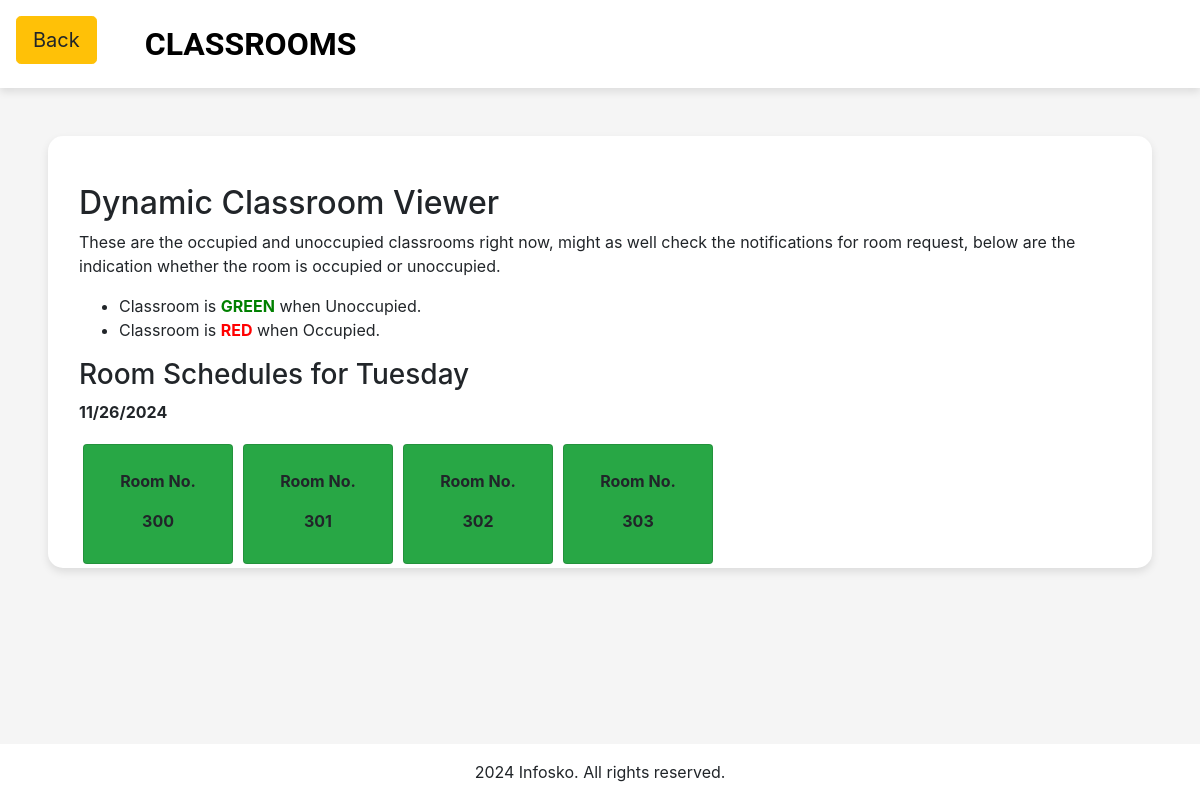
The app's page /classroom/, older data.
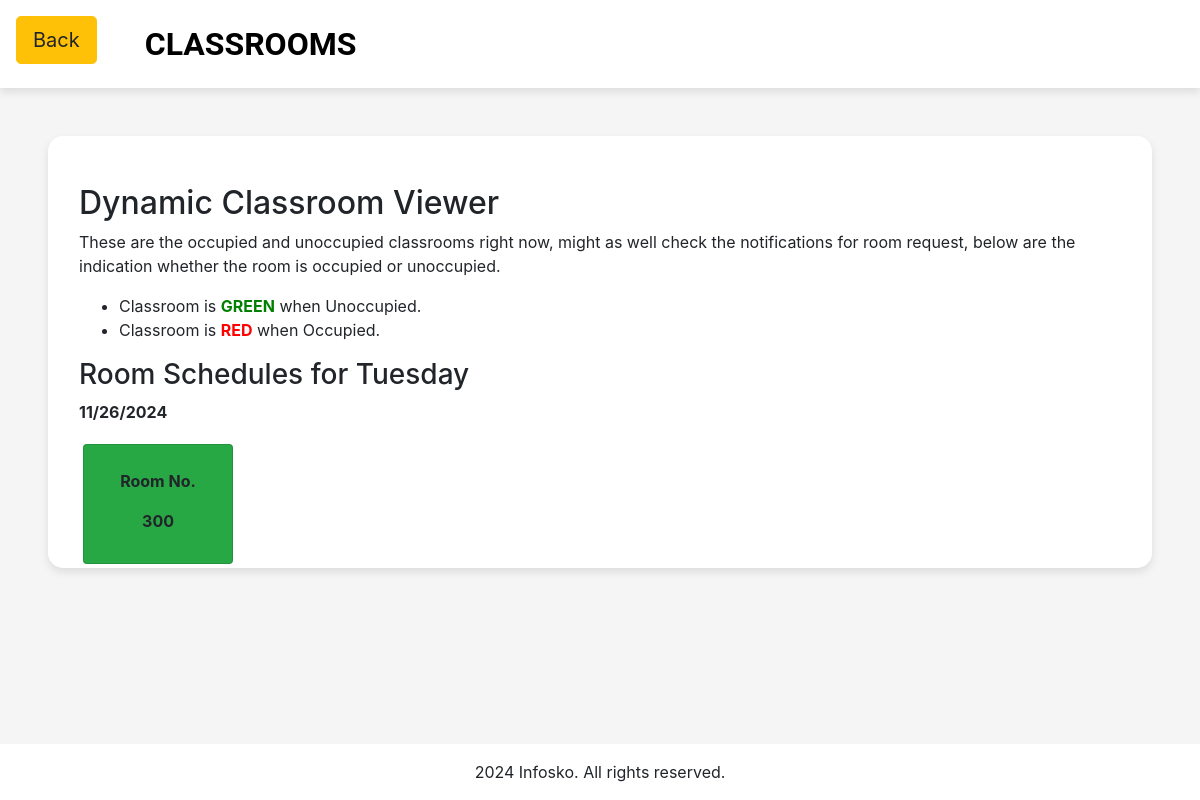
The same page, newer data.
### main/models.py (models this page shows, shortened)
class Room(models.Model):
    number = models.CharField(max_length=10)
    occupied = models.BooleanField(default=False)

### main/views.py (the view)
# urls.py: path('classroom/', classroom, name='classroom'),
def classroom(request):
    rooms = Room.objects.all()
    current_day = timezone.localtime().strftime('%A')
    schedules = RoomSchedule.objects.filter(day_of_week=current_day)
    return render(request, 'main/classroom.html', {'rooms': rooms, 'current_day': current_day, 'schedules': schedules})

### main/templates/main/classroom.html (shortened to what this page needs)
{% extends "main/index.html" %}
{% load static %}
{% block content %}
<nav class="navbar navbar-expand-lg navbar-custom justify-content">
    <div class="back-button mb-3 mt-2">
        <a href="{% url 'index' %}" class="btn btn-warning btn-lg">Back</a>
    </div>
    <a class="navbar-brand text-center ml-5">CLASSROOMS</a>
</nav>
<div class="container-custom mt-5 ml-5 mr-5 pl-3">
    <div class="container-lg d-flex justify-content mt-5 ml-0">
        <div class="column mr-lg-5">
            <h2>Dynamic Classroom Viewer</h2>
            <p class="text-start">These are the occupied and unoccupied classrooms right now, might as well check the notifications for room request, below are the indication whether the room is occupied or unoccupied.</p>
            <ul>
                <li>Classroom is <span style="color: green; font-weight: 700;">GREEN</span> when Unoccupied.</li>
                <li>Classroom is <span style="color: red; font-weight: 700;">RED</span> when Occupied.</li>
            </ul>
            <h3>Room Schedules for {{ current_day }}</h3>
            <p id="currentDate" class="font-weight-bold"></p>
            <div class="d-flex p-1" id="roomContainer" style="gap: 10px">
                {% for classroom in rooms %}
                <div id="room-{{ classroom.id }}" class="p-4 card rooms text-center font-weight-bold {% if classroom.isOccupied %}bg-danger{% else %}bg-success{% endif %}" style="width: 150px; height: 120px;" data-toggle="modal" data-target="#roomModal" data-id="{{ classroom.id }}">
                    <p>Room No.</p>
                    <p class="room-number">{{ classroom.number }}</p>
                </div>
                {% endfor %}
            </div>
        </div>
    </div>
</div>
{% endblock %}

### main/templates/main/index.html (shortened to what this page needs)
<!DOCTYPE html>
<html lang="en">
<head>
    {% load static %}
    <link href="{% static 'css/infosko.css' %}" rel="stylesheet">
    <link rel="stylesheet" href="{% static 'css/jquery-ui.css' %}">
    <link href="{% static 'css/bootstrap.css' %}" rel="stylesheet">
</head>
<body style="background-color: #f5f5f5;">
{% block content %}{% endblock %}
    <footer class="text-center mt-5 fixed-bottom bg-white">
        <p class="mt-3">2024 Infosko. All rights reserved.</p>
    </footer>
</body>
</html>

### static/css/infosko.css (style rules this page uses)
.navbar-custom { background-color: white; box-shadow: 0 4px 8px rgba(0, 0, 0, 0.1); }
.navbar-custom .navbar-brand { font-family: "Roboto", sans-serif; font-size: 25px; color: black; font-size: xx-large; font-weight: bolder; }
.container-custom { background-color: white; box-shadow: 0 4px 8px rgba(0, 0, 0, 0.1); border-radius: 15px; display: flex; flex-direction: column; }

Row changes from the older to the newer data that the page shows:
removed Room: number "301"
removed Room: number "302"
removed Room: number "303"
